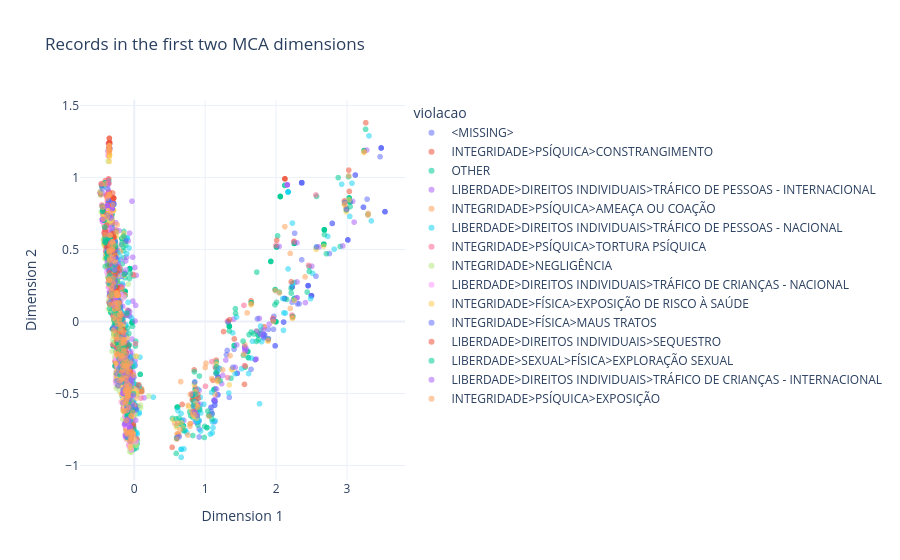

The code cell stored with this chart in its notebook:
### Markdown cell above
## 8.12 Record map in MCA space

A reproducible sample is plotted for readability. Coloring by violation or vulnerable group helps assess whether known categories align with the first two MCA dimensions.

### Code cell
record_map=mca_row_coordinates[["Dimension 1","Dimension 2"]].copy()
for c in ["violacao","grupo_vulneravel","genero_da_vitima","uf"]:
    if c in X_cat.columns: record_map[c]=X_cat[c]
if len(record_map)>SAMPLE_FOR_PLOTS:
    record_map_plot=record_map.sample(SAMPLE_FOR_PLOTS,random_state=RANDOM_STATE)
else:
    record_map_plot=record_map
color_column="violacao" if "violacao" in record_map_plot.columns else None
fig=px.scatter(record_map_plot,x="Dimension 1",y="Dimension 2",color=color_column,opacity=.55,title="Records in the first two MCA dimensions",hover_data=[c for c in ["grupo_vulneravel","genero_da_vitima","uf"] if c in record_map_plot])
fig.update_traces(marker=dict(size=6))
fig.update_layout(template=PLOTLY_TEMPLATE)
fig.show()
if EXPORT_FIGURES_HTML: fig.write_html(FIGURE_DIR/"mca_record_map.html",include_plotlyjs=True)

### Figure 1 — Plotly figure (JSON) as saved in the notebook; plotly's stock layout.template omitted (floating-point values rounded to 4 significant figures; data arrays with more than 128 entries replaced by an {"elided": "..."} marker saying what was removed)
{"data": [{"customdata": {"elided": "121x3 str values"}, "hovertemplate": "violacao=<MISSING><br>Dimension 1=%{x}<br>Dimension 2=%{y}<br>grupo_vulneravel=%{customdata[0]}<br>genero_da_vitima=%{customdata[1]}<br>uf=%{customdata[2]}<extra></extra>", "legendgroup": "<MISSING>", "marker": {"color": "#636efa", "opacity": 0.55, "size": 6, "symbol": "circle"}, "mode": "markers", "name": "<MISSING>", "showlegend": true, "type": "scattergl", "x": [1.129, 2.261, 1.088, 2.227, 2.562, 2.362, 1.969, 2.3, 0.8706, 1.89, 1.452, 0.8413, 2.324, 1.159, 0.8888, 1.136, 3.482, 1.083, 2.362, 1.407, 2.499, 2.362, 1.126, 2.227, 1.126, 2.362, 0.8402, 1.182, 2.362, 1.126, 2.362, 3.231, 2.362, 1.452, 1.826, 0.8864, 2.362, 3.482, 1.774, 1.182, 1.138, 3.117, 1.138, 1.557, 1.182, 3.482, 2.451, 0.8706, 0.8864, 0.9129, 3.535, 1.842, 2.362, 1.826, 2.362, 1.647, 2.499, 3.535, 2.362, 3.283, 2.451, 2.752, 3.117, 1.083, 2.451, 2.362, 3.011, 2.106, 2.12, 2.361, 0.8298, 1.138, 2.499, 1.311, 3.011, 1.774, 0.9165, 0.8706, 1.144, 2.362, 0.9155, 0.902, 1.987, 1.138, 1.826, 1.3, 2.362, 2.451, 2.362, 2.12, 2.362, 1.18, 2.499, 2.499, 1.18, 1.706, 2.247, 1.823, 2.227, 1.136, 3.011, 1.557, 2.792, 1.706, 1.182, 2.792, 2.12, 2.451, 1.341, 3.482, 2.12, 1.987, 3.535, 1.159, 3.466, 1.826, 2.106, 2.225, 1.962, 3.231, 2.362], "xaxis": "x", "y": [-0.697, 0.6125, -0.6264, 0.2396, 0.314, 0.9631, 0.03578, 0.123, -0.6205, -0.05527, -0.3599, -0.5779, 0.1224, -0.3606, -0.7023, -0.5812, 1.205, -0.5971, 0.9631, -0.1932, 0.1787, 0.9631, -0.5489, 0.2396, -0.5489, 0.9631, -0.5949, -0.3868, 0.9631, -0.5489, 0.9631, 0.7932, 0.9631, -0.3599, -0.08966, -0.6661, 0.9631, 1.205, -0.08516, -0.3868, -0.555, 1.017, -0.555, -0.1763, -0.3868, 1.205, 0.2486, -0.6205, -0.6661, -0.6935, 0.7624, -0.0953, 0.9631, -0.08966, 0.9631, -0.3322, 0.1787, 0.7624, 0.9631, 0.8487, 0.2486, 0.4716, 1.017, -0.5971, 0.2486, 0.9631, 0.566, -0.004503, 0.159, 0.4285, -0.6244, -0.555, 0.1787, -0.2015, 0.566, -0.08516, -0.8022, -0.6205, -0.4666, 0.9631, -0.7472, -0.6924, -0.1692, -0.555, -0.1116, -0.2309, 0.9631, 0.2486, 0.9631, 0.159, 0.9631, -0.5092, 0.1787, 0.1787, -0.5092, -0.2643, 0.1513, -0.09482, 0.2396, -0.5812, 0.566, -0.1763, 0.681, -0.2643, -0.3868, 0.681, 0.159, 0.2486, -0.5271, 1.205, 0.159, -0.1692, 0.7624, -0.3606, 1.144, -0.1116, -0.004503, 0.1341, -0.05475, 0.7932, 0.9631], "yaxis": "y"}, {"customdata": {"elided": "210x3 str values"}, "hovertemplate": "violacao=INTEGRIDADE>PSÍQUICA>CONSTRANGIMENTO<br>Dimension 1=%{x}<br>Dimension 2=%{y}<br>grupo_vulneravel=%{customdata[0]}<br>genero_da_vitima=%{customdata[1]}<br>uf=%{customdata[2]}<extra></extra>", "legendgroup": "INTEGRIDADE>PSÍQUICA>CONSTRANGIMENTO", "marker": {"color": "#EF553B", "opacity": 0.55, "size": 6, "symbol": "circle"}, "mode": "markers", "name": "INTEGRIDADE>PSÍQUICA>CONSTRANGIMENTO", "showlegend": true, "type": "scattergl", "x": {"elided": "210 float values"}, "xaxis": "x", "y": {"elided": "210 float values"}, "yaxis": "y"}, {"customdata": {"elided": "2028x3 str values"}, "hovertemplate": "violacao=OTHER<br>Dimension 1=%{x}<br>Dimension 2=%{y}<br>grupo_vulneravel=%{customdata[0]}<br>genero_da_vitima=%{customdata[1]}<br>uf=%{customdata[2]}<extra></extra>", "legendgroup": "OTHER", "marker": {"color": "#00cc96", "opacity": 0.55, "size": 6, "symbol": "circle"}, "mode": "markers", "name": "OTHER", "showlegend": true, "type": "scattergl", "x": {"elided": "2028 float values"}, "xaxis": "x", "y": {"elided": "2028 float values"}, "yaxis": "y"}, {"customdata": {"elided": "212x3 str values"}, "hovertemplate": "violacao=LIBERDADE>DIREITOS INDIVIDUAIS>TRÁFICO DE PESSOAS - INTERNACIONAL<br>Dimension 1=%{x}<br>Dimension 2=%{y}<br>grupo_vulneravel=%{customdata[0]}<br>genero_da_vitima=%{customdata[1]}<br>uf=%{customdata[2]}<extra></extra>", "legendgroup": "LIBERDADE>DIREITOS INDIVIDUAIS>TRÁFICO DE PESSOAS - INTERNACIONAL", "marker": {"color": "#ab63fa", "opacity": 0.55, "size": 6, "symbol": "circle"}, "mode": "markers", "name": "LIBERDADE>DIREITOS INDIVIDUAIS>TRÁFICO DE PESSOAS - INTERNACIONAL", "showlegend": true, "type": "scattergl", "x": {"elided": "212 float values"}, "xaxis": "x", "y": {"elided": "212 float values"}, "yaxis": "y"}, {"customdata": {"elided": "211x3 str values"}, "hovertemplate": "violacao=INTEGRIDADE>PSÍQUICA>AMEAÇA OU COAÇÃO<br>Dimension 1=%{x}<br>Dimension 2=%{y}<br>grupo_vulneravel=%{customdata[0]}<br>genero_da_vitima=%{customdata[1]}<br>uf=%{customdata[2]}<extra></extra>", "legendgroup": "INTEGRIDADE>PSÍQUICA>AMEAÇA OU COAÇÃO", "marker": {"color": "#FFA15A", "opacity": 0.55, "size": 6, "symbol": "circle"}, "mode": "markers", "name": "INTEGRIDADE>PSÍQUICA>AMEAÇA OU COAÇÃO", "showlegend": true, "type": "scattergl", "x": {"elided": "211 float values"}, "xaxis": "x", "y": {"elided": "211 float values"}, "yaxis": "y"}, {"customdata": {"elided": "227x3 str values"}, "hovertemplate": "violacao=LIBERDADE>DIREITOS INDIVIDUAIS>TRÁFICO DE PESSOAS - NACIONAL<br>Dimension 1=%{x}<br>Dimension 2=%{y}<br>grupo_vulneravel=%{customdata[0]}<br>genero_da_vitima=%{customdata[1]}<br>uf=%{customdata[2]}<extra></extra>", "legendgroup": "LIBERDADE>DIREITOS INDIVIDUAIS>TRÁFICO DE PESSOAS - NACIONAL", "marker": {"color": "#19d3f3", "opacity": 0.55, "size": 6, "symbol": "circle"}, "mode": "markers", "name": "LIBERDADE>DIREITOS INDIVIDUAIS>TRÁFICO DE PESSOAS - NACIONAL", "showlegend": true, "type": "scattergl", "x": {"elided": "227 float values"}, "xaxis": "x", "y": {"elided": "227 float values"}, "yaxis": "y"}, {"customdata": {"elided": "318x3 str values"}, "hovertemplate": "violacao=INTEGRIDADE>PSÍQUICA>TORTURA PSÍQUICA<br>Dimension 1=%{x}<br>Dimension 2=%{y}<br>grupo_vulneravel=%{customdata[0]}<br>genero_da_vitima=%{customdata[1]}<br>uf=%{customdata[2]}<extra></extra>", "legendgroup": "INTEGRIDADE>PSÍQUICA>TORTURA PSÍQUICA", "marker": {"color": "#FF6692", "opacity": 0.55, "size": 6, "symbol": "circle"}, "mode": "markers", "name": "INTEGRIDADE>PSÍQUICA>TORTURA PSÍQUICA", "showlegend": true, "type": "scattergl", "x": {"elided": "318 float values"}, "xaxis": "x", "y": {"elided": "318 float values"}, "yaxis": "y"}, {"customdata": {"elided": "289x3 str values"}, "hovertemplate": "violacao=INTEGRIDADE>NEGLIGÊNCIA<br>Dimension 1=%{x}<br>Dimension 2=%{y}<br>grupo_vulneravel=%{customdata[0]}<br>genero_da_vitima=%{customdata[1]}<br>uf=%{customdata[2]}<extra></extra>", "legendgroup": "INTEGRIDADE>NEGLIGÊNCIA", "marker": {"color": "#B6E880", "opacity": 0.55, "size": 6, "symbol": "circle"}, "mode": "markers", "name": "INTEGRIDADE>NEGLIGÊNCIA", "showlegend": true, "type": "scattergl", "x": {"elided": "289 float values"}, "xaxis": "x", "y": {"elided": "289 float values"}, "yaxis": "y"}, {"customdata": {"elided": "310x3 str values"}, "hovertemplate": "violacao=LIBERDADE>DIREITOS INDIVIDUAIS>TRÁFICO DE CRIANÇAS - NACIONAL<br>Dimension 1=%{x}<br>Dimension 2=%{y}<br>grupo_vulneravel=%{customdata[0]}<br>genero_da_vitima=%{customdata[1]}<br>uf=%{customdata[2]}<extra></extra>", "legendgroup": "LIBERDADE>DIREITOS INDIVIDUAIS>TRÁFICO DE CRIANÇAS - NACIONAL", "marker": {"color": "#FF97FF", "opacity": 0.55, "size": 6, "symbol": "circle"}, "mode": "markers", "name": "LIBERDADE>DIREITOS INDIVIDUAIS>TRÁFICO DE CRIANÇAS - NACIONAL", "showlegend": true, "type": "scattergl", "x": {"elided": "310 float values"}, "xaxis": "x", "y": {"elided": "310 float values"}, "yaxis": "y"}, {"customdata": {"elided": "307x3 str values"}, "hovertemplate": "violacao=INTEGRIDADE>FÍSICA>EXPOSIÇÃO DE RISCO À SAÚDE<br>Dimension 1=%{x}<br>Dimension 2=%{y}<br>grupo_vulneravel=%{customdata[0]}<br>genero_da_vitima=%{customdata[1]}<br>uf=%{customdata[2]}<extra></extra>", "legendgroup": "INTEGRIDADE>FÍSICA>EXPOSIÇÃO DE RISCO À SAÚDE", "marker": {"color": "#FECB52", "opacity": 0.55, "size": 6, "symbol": "circle"}, "mode": "markers", "name": "INTEGRIDADE>FÍSICA>EXPOSIÇÃO DE RISCO À SAÚDE", "showlegend": true, "type": "scattergl", "x": {"elided": "307 float values"}, "xaxis": "x", "y": {"elided": "307 float values"}, "yaxis": "y"}, {"customdata": {"elided": "166x3 str values"}, "hovertemplate": "violacao=INTEGRIDADE>FÍSICA>MAUS TRATOS<br>Dimension 1=%{x}<br>Dimension 2=%{y}<br>grupo_vulneravel=%{customdata[0]}<br>genero_da_vitima=%{customdata[1]}<br>uf=%{customdata[2]}<extra></extra>", "legendgroup": "INTEGRIDADE>FÍSICA>MAUS TRATOS", "marker": {"color": "#636efa", "opacity": 0.55, "size": 6, "symbol": "circle"}, "mode": "markers", "name": "INTEGRIDADE>FÍSICA>MAUS TRATOS", "showlegend": true, "type": "scattergl", "x": {"elided": "166 float values"}, "xaxis": "x", "y": {"elided": "166 float values"}, "yaxis": "y"}, {"customdata": {"elided": "136x3 str values"}, "hovertemplate": "violacao=LIBERDADE>DIREITOS INDIVIDUAIS>SEQUESTRO<br>Dimension 1=%{x}<br>Dimension 2=%{y}<br>grupo_vulneravel=%{customdata[0]}<br>genero_da_vitima=%{customdata[1]}<br>uf=%{customdata[2]}<extra></extra>", "legendgroup": "LIBERDADE>DIREITOS INDIVIDUAIS>SEQUESTRO", "marker": {"color": "#EF553B", "opacity": 0.55, "size": 6, "symbol": "circle"}, "mode": "markers", "name": "LIBERDADE>DIREITOS INDIVIDUAIS>SEQUESTRO", "showlegend": true, "type": "scattergl", "x": {"elided": "136 float values"}, "xaxis": "x", "y": {"elided": "136 float values"}, "yaxis": "y"}, {"customdata": {"elided": "191x3 str values"}, "hovertemplate": "violacao=LIBERDADE>SEXUAL>FÍSICA>EXPLORAÇÃO SEXUAL<br>Dimension 1=%{x}<br>Dimension 2=%{y}<br>grupo_vulneravel=%{customdata[0]}<br>genero_da_vitima=%{customdata[1]}<br>uf=%{customdata[2]}<extra></extra>", "legendgroup": "LIBERDADE>SEXUAL>FÍSICA>EXPLORAÇÃO SEXUAL", "marker": {"color": "#00cc96", "opacity": 0.55, "size": 6, "symbol": "circle"}, "mode": "markers", "name": "LIBERDADE>SEXUAL>FÍSICA>EXPLORAÇÃO SEXUAL", "showlegend": true, "type": "scattergl", "x": {"elided": "191 float values"}, "xaxis": "x", "y": {"elided": "191 float values"}, "yaxis": "y"}, {"customdata": {"elided": "94x3 str values"}, "hovertemplate": "violacao=LIBERDADE>DIREITOS INDIVIDUAIS>TRÁFICO DE CRIANÇAS - INTERNACIONAL<br>Dimension 1=%{x}<br>Dimension 2=%{y}<br>grupo_vulneravel=%{customdata[0]}<br>genero_da_vitima=%{customdata[1]}<br>uf=%{customdata[2]}<extra></extra>", "legendgroup": "LIBERDADE>DIREITOS INDIVIDUAIS>TRÁFICO DE CRIANÇAS - INTERNACIONAL", "marker": {"color": "#ab63fa", "opacity": 0.55, "size": 6, "symbol": "circle"}, "mode": "markers", "name": "LIBERDADE>DIREITOS INDIVIDUAIS>TRÁFICO DE CRIANÇAS - INTERNACIONAL", "showlegend": true, "type": "scattergl", "x": [-0.05702, -0.2711, -0.313, -0.06327, -0.1674, -0.02834, -0.3787, -0.2582, -0.2646, -0.31, -0.3202, -0.1259, -0.01607, -0.313, -0.2441, -0.2677, -0.06745, -0.1636, -0.1085, -0.0572, -0.4483, -0.07429, -0.1453, -0.06448, -0.1059, -0.31, -0.31, -0.07364, -0.05646, -0.1587, -0.2915, -0.06327, -0.313, -0.22, -0.3315, -0.1293, -0.1347, -0.03466, -0.06573, -0.1572, -0.2668, -0.05767, -0.2646, -0.1371, -0.239, -0.09742, -0.3127, -0.2033, -0.3787, -0.07911, -0.1132, -0.03477, -0.07485, -0.2743, -0.1388, -0.1583, -0.068, -0.1144, -0.09793, -0.2741, -0.06448, -0.1574, -0.2646, -0.1285, -0.1572, -0.2527, -0.06327, -0.1109, -0.03551, -0.1002, -0.07903, -0.2379, -0.3703, -0.1172, -0.4483, -0.102, -0.05352, -0.4483, -0.2525, -0.1931, 0.02275, -0.319, -0.1285, -0.07105, -0.2582, -0.09556, -0.2867, -0.31, -0.4483, -0.2711, -0.3787, -0.374, -0.1551, -0.1261], "xaxis": "x", "y": [-0.82, 0.1329, 0.4341, -0.7482, -0.1094, -0.394, 0.8044, 0.1056, 0.1622, 0.7828, 0.5521, -0.4544, -0.5134, 0.4341, 0.4021, 0.133, -0.4571, -0.2595, -0.4836, -0.5987, 0.7082, -0.4199, -0.4931, -0.7466, -0.4249, 0.7828, 0.7828, -0.6905, -0.7334, -0.5632, 0.2368, -0.7482, 0.4341, -0.269, 0.7159, -0.3397, -0.252, -0.7879, -0.5388, -0.499, 0.1153, -0.7318, 0.1622, -0.7158, -0.1263, -0.6174, 0.6537, -0.3088, 0.8044, -0.7175, -0.5387, -0.4336, -0.6889, 0.3619, -0.3799, -0.4763, -0.3735, -0.3961, -0.594, 0.2732, -0.7466, -0.4989, 0.1622, -0.709, -0.499, 0.1701, -0.7482, -0.4547, -0.4067, -0.678, -0.7636, 0.1608, 0.9178, -0.8, 0.7082, -0.6801, -0.832, 0.7082, 0.176, -0.4202, -0.6858, 0.3994, -0.709, -0.3121, 0.1056, -0.4695, 0.1107, 0.7828, 0.7082, 0.1329, 0.8044, 0.9482, -0.3571, -0.7875], "yaxis": "y"}, {"customdata": {"elided": "180x3 str values"}, "hovertemplate": "violacao=INTEGRIDADE>PSÍQUICA>EXPOSIÇÃO<br>Dimension 1=%{x}<br>Dimension 2=%{y}<br>grupo_vulneravel=%{customdata[0]}<br>genero_da_vitima=%{customdata[1]}<br>uf=%{customdata[2]}<extra></extra>", "legendgroup": "INTEGRIDADE>PSÍQUICA>EXPOSIÇÃO", "marker": {"color": "#FFA15A", "opacity": 0.55, "size": 6, "symbol": "circle"}, "mode": "markers", "name": "INTEGRIDADE>PSÍQUICA>EXPOSIÇÃO", "showlegend": true, "type": "scattergl", "x": {"elided": "180 float values"}, "xaxis": "x", "y": {"elided": "180 float values"}, "yaxis": "y"}], "layout": {"legend": {"title": {"text": "violacao"}, "tracegroupgap": 0}, "title": {"text": "Records in the first two MCA dimensions"}, "xaxis": {"anchor": "y", "domain": [0, 1], "title": {"text": "Dimension 1"}}, "yaxis": {"anchor": "x", "domain": [0, 1], "title": {"text": "Dimension 2"}}}}
